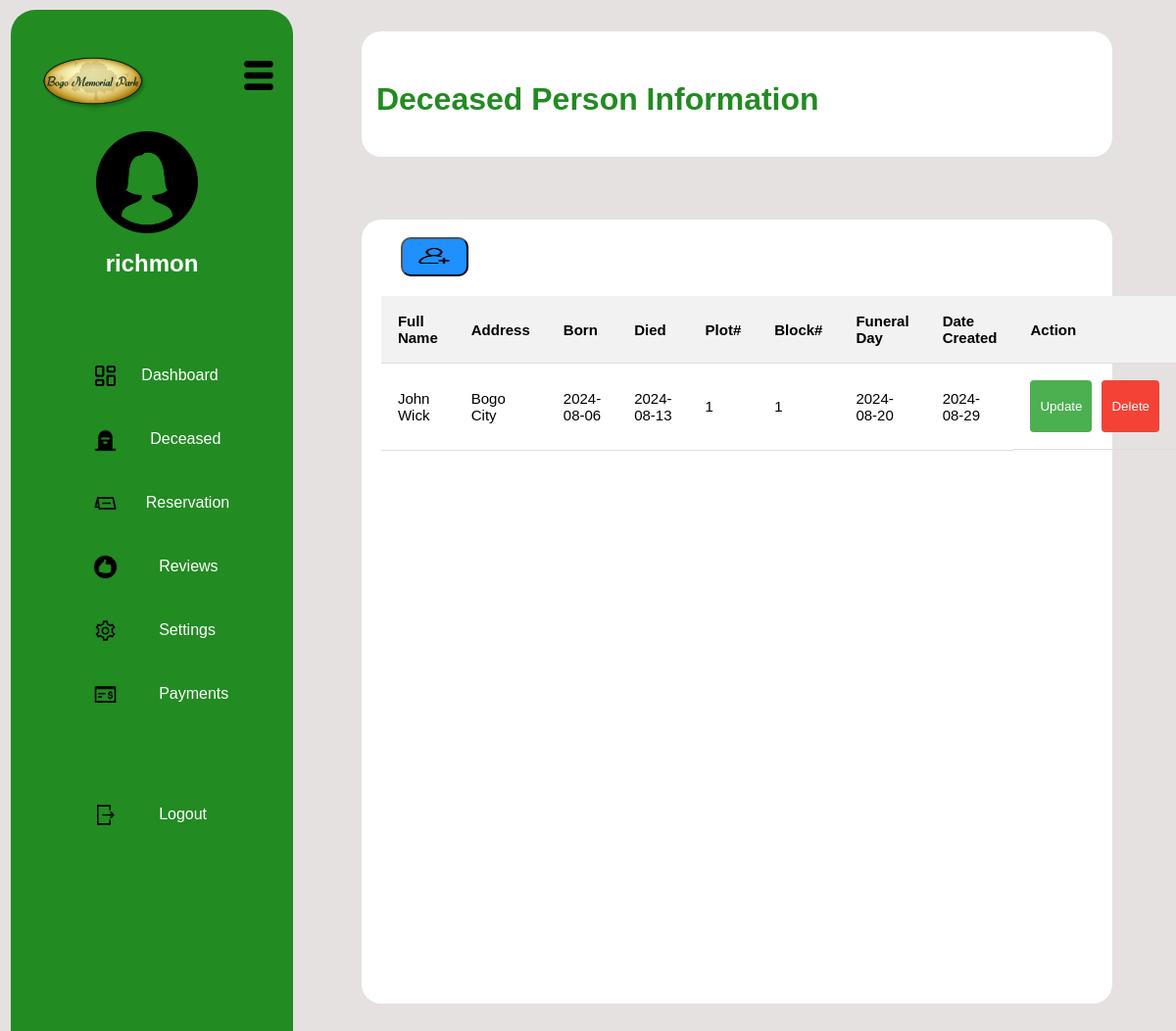
/adminDeceased.php (signed in), run on an earlier commit of the app's database.
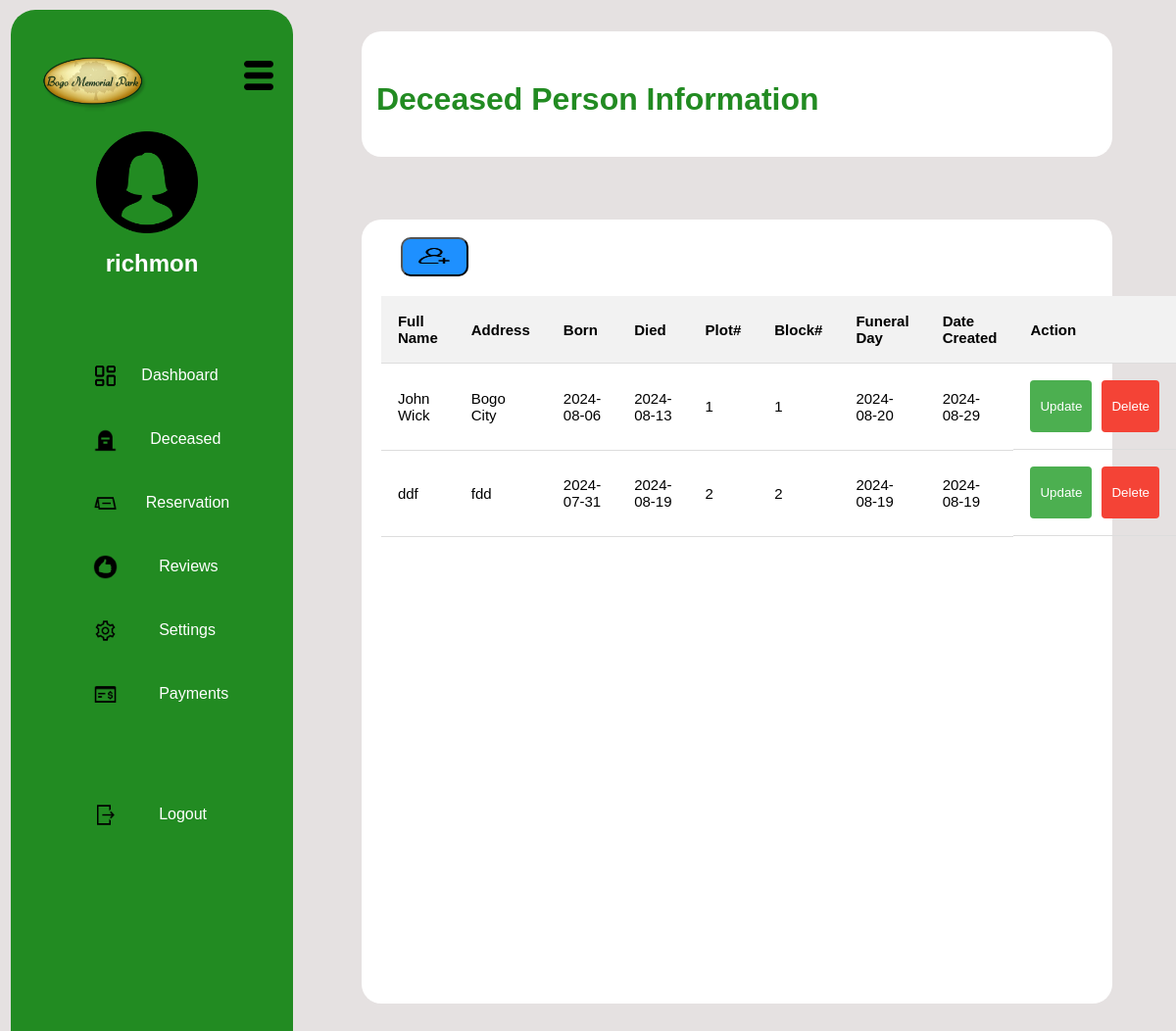
And on a later commit of the database.
### tables this page shows
CREATE TABLE `deceasedpersoninfo` (
  `id` int(11) NOT NULL,
  `fullname` varchar(100) NOT NULL,
  `address` varchar(100) NOT NULL,
  `born` date NOT NULL,
  `died` date NOT NULL,
  `plot` varchar(100) NOT NULL,
  `block` varchar(100) NOT NULL,
  `funeralday` date NOT NULL,
  `datecreated` date NOT NULL
);

### adminDeceased.php (the view, shortened to what this page needs)
<?php
$firstname = isset($_SESSION['firstname']) ? htmlspecialchars($_SESSION['firstname']) : 'Guest';
require_once 'connection.php';
if (isset($pdo)) {
    $stmt = $pdo->prepare("SELECT * FROM deceasedpersoninfo");
    $stmt->execute();
    $reservations = $stmt->fetchAll(PDO::FETCH_ASSOC);
} else {
    echo 'Database connection failed. Please try again later.';
    exit();
}
?>
<!DOCTYPE html>
<html lang="en">
<head>
    <link rel="stylesheet" href="CSS_FILE/admindeceasedinfo.css">
</head>
<body>
    <div class="row">
        <div class="left-content col-4">
            <div class="memoriallogo"><img src="./images/bogomemoriallogo.png" alt="bogomemoriallogo"></div>
            <div class="hamburgermenu"><img src="./images/hamburgermenu.png" alt="hamburgermenu"></div>
            <div class="adminprofile">
                <center><img src="./images/female.png" alt="adminicon">
                <h2><?php echo $firstname; ?></h2></center>
            </div>
            <center>
                <br>
                <div class="adminlinks">
                    <span><img src="./images/dashboard.png" alt="">&nbsp;&nbsp;<a href="adminDashboard.php">Dashboard</a></span>
                    <span><img src="./images/deceased.png" alt="">&nbsp;&nbsp;&nbsp;&nbsp;<a href="adminDeceased.php">Deceased</a></span>
                    <span><img src="./images/reservation.png" alt="">&nbsp;&nbsp;&nbsp;<a href="adminreservation.php">Reservation</a></span>
                    <span><img src="./images/review.png" alt="">&nbsp;&nbsp;&nbsp;&nbsp;&nbsp;&nbsp;<a href="adminreviews.php">Reviews</a></span>
                    <span><img src="./images/settings.png" alt="">&nbsp;&nbsp;&nbsp;&nbsp;&nbsp;&nbsp;<a href="adminsettings.php">Settings</a></span>
                    <span><img src="./images/payment.png" alt="">&nbsp;&nbsp;&nbsp;&nbsp;&nbsp;&nbsp;<a href="adminpayment.php">Payments</a></span>
                    <br>
                    <span><img src="./images/logout.png" alt="">&nbsp;&nbsp;&nbsp;&nbsp;&nbsp;&nbsp;<a href="logout.php">Logout</a></span>
                </div>
                <br>
            </center>
        </div>
        <div class="main">
            <div class="right-content1">
                <br>
                <br>
                <div class="right-header col-9">
                    <span><h1>Deceased Person Information</h1></span>
                </div>
            </div>
            <div class="right-content2">
                <br>
                <button class="btnadd" onclick="openAddModal()"><img src="./images/add-user.png" alt=""></button>
                <table id="myTable">
                    <thead>
                        <tr>
                            <th>Full Name</th>
                            <th>Address</th>
                            <th>Born</th>
                            <th>Died</th>
                            <th>Plot#</th>
                            <th>Block#</th>
                            <th>Funeral Day</th>
                            <th>Date Created</th>
                            <th>Action</th>
                        </tr>
                    </thead>
                    <tbody>
                        <?php if (isset($reservations) && !empty($reservations)): ?>
                            <?php foreach ($reservations as $reservation): ?>
                                <tr>
                                    <td><?php echo htmlspecialchars($reservation['fullname']); ?></td>
                                    <td><?php echo htmlspecialchars($reservation['address']); ?></td>
                                    <td><?php echo htmlspecialchars($reservation['born']); ?></td>
                                    <td><?php echo htmlspecialchars($reservation['died']); ?></td>
                                    <td><?php echo htmlspecialchars($reservation['plot']); ?></td>
                                    <td><?php echo htmlspecialchars($reservation['block']); ?></td>
                                    <td><?php echo htmlspecialchars($reservation['funeralday']); ?></td>
                                    <td><?php echo htmlspecialchars($reservation['datecreated']); ?></td>
                                    <td class="actions">
                                        <button class="button update" onclick="openModal(<?php echo htmlspecialchars(json_encode($reservation)); ?>)">Update</button>
                                        <form method="post" style="display:inline-block;">
                                            <button type="submit" class="button delete">Delete</button>
                                        </form>
                                    </td>
                                </tr>
                            <?php endforeach; ?>
                        <?php else: ?>
                            <tr><td colspan="9">No reservations found.</td></tr>
                        <?php endif; ?>
                    </tbody>
                </table>
            </div>
        </div>
    </div>
</body>
</html>

What changed in the data, as far as the page shows it:
added deceasedpersoninfo: fullname "ddf", address "fdd", born "2024-07-31", died "2024-08-19", plot "2", block "2", funeralday "2024-08-19", datecreated "2024-08-19"
